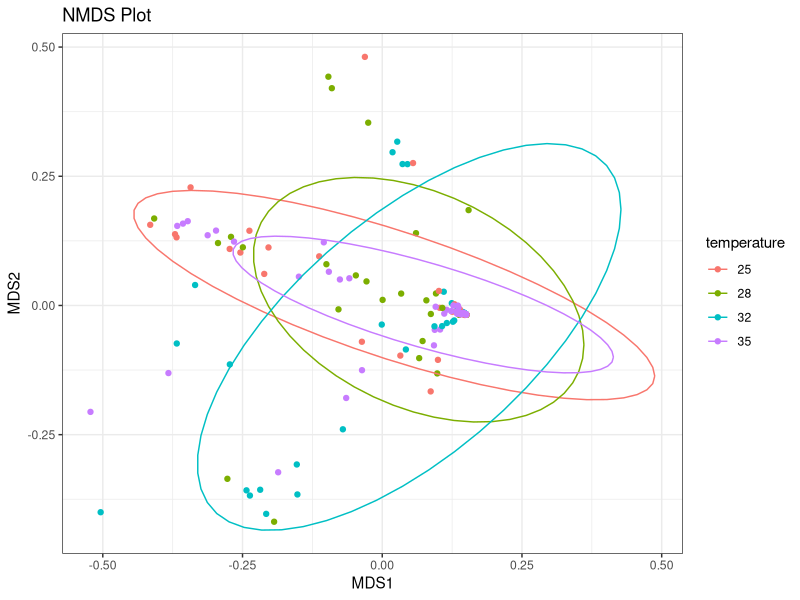
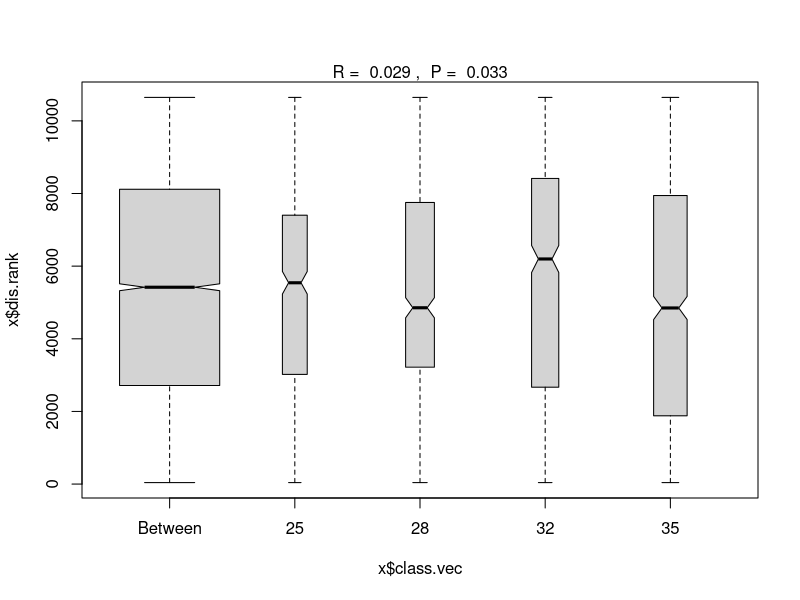
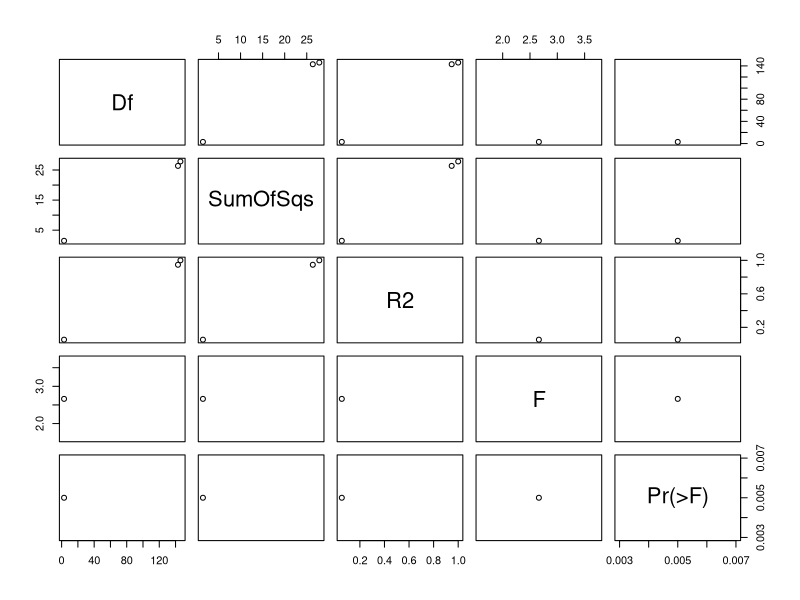
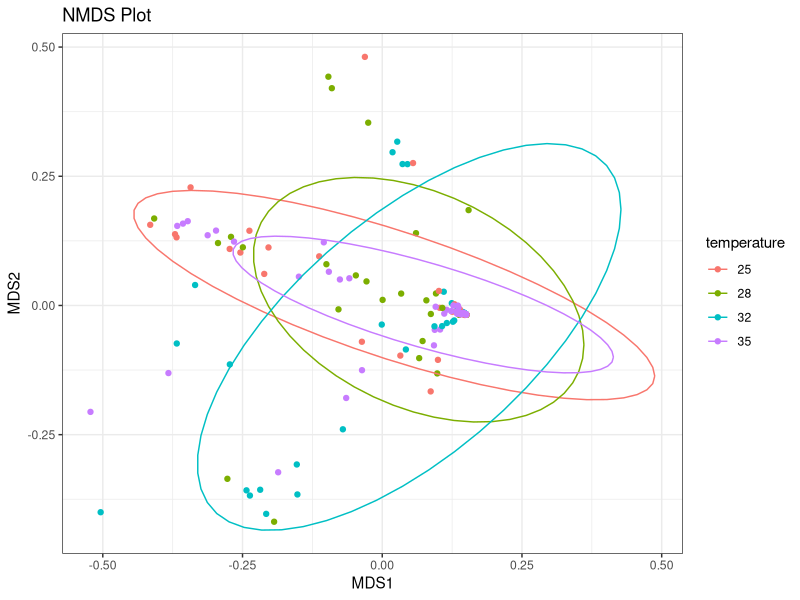

Recreate these plots in R, in order. (Note: this script raises an error after producing the figures.)
library(vegan)
library(ggplot2)

x<-read.csv('Murrieta_nrnt_notEuk.csv', sep=",")
# still some NAs
x[, 6:186][is.na(x[, 6:186])] <- 0

namesD <- as.data.frame(names(x[6:186]))
names(namesD)<-'sample'

rownames(x) <- x[,1] 
scounts <- x[,c(6:186)]

meta<- read.csv('Murrieta.metadata.csv', sep= ',', header=T)
meta <- meta[,c(1,12)]
names(meta)<-c('sample', 'temperature')
table(meta$temperature)
tempTreat <- factor(meta$temperature)

#remove 25-35 variable treatment
meta <- meta[,c(1,2)]
names(meta)<-c('sample', 'temperature')
meta2=meta[meta$temperature != '25-35',]
names(meta2)
table(meta2$temperature)
keep = scounts[, names(scounts) %in% meta2$sample] # here we drop all the columns that aren't in our new metadata
metakeep <- meta2[meta2$sample %in% names(keep),] # here we drop all the rows that aren't in our new metadata

#transpose so samples are rows
t_scounts <- as.data.frame(t(keep))
#rarefy data
min_depth = min(colSums(keep))
t_scounts_rarefied <- as.data.frame(round(rrarefy(t_scounts, min_depth)))
#sqr root transform rarefied table and determine best method calculating distance matrix
sqrt_t_scounts_rarefied = sqrt(t_scounts_rarefied)
rank.tscounts <- rankindex(as.matrix(sqrt_t_scounts_rarefied), t_scounts_rarefied, indices = c("bray", "euclid", "manhattan", "horn"), method = "spearman")
print(paste("The highest rank was given by the", names(sort(rank.tscounts, decreasing = TRUE)[1]), "method."))
scounts_dist = as.matrix((vegdist(t_scounts_rarefied, "horn")))

#NMDS
NMDS = metaMDS(scounts_dist)

#build a data frame with NMDS coordinates and metadata
#but first factor time and temp
meta2$temperature=factor(meta2$temperature,labels=c("25","28","32","35"))
MDS1 = NMDS$points[,1]
MDS2 = NMDS$points[,2]
NMDS = data.frame(MDS1 = MDS1, MDS2 = MDS2, temperature=meta2$temperature)
head(NMDS)
#how do samples fall in ordination space?
ggplot(NMDS, aes(x=MDS1, y=MDS2, col=temperature)) +
  geom_point() +
  stat_ellipse()+
  theme_bw() +
  labs(title = "NMDS Plot")
ggsave("plots/Murrieta_NMDS_infection.png", width = 5, height = 5, units = "in", dpi = 300)


#ANOSIM
#temperature
anosim_temperature = anosim(scounts_dist, meta2$temperature)
anosim_temperature # take a look at results
summary(anosim_temperature)
plot(anosim_temperature)
#all of these showed significance which I think means taht our communities were different frome achother
pdf("plots/Murrieta_ANOSIM_temperature.pdf")
dev.off()

#permANOVA
#temperature
adonis_temperature = adonis2(scounts_dist ~ temperature, metakeep)
adonis_temperature 
summary(adonis_temperature)
plot(adonis_temperature)
#significant for temperature

tempTab <- knitr::kable(adonis_temperature, format = "pipe", digits = 3, caption = "permANOVA table for Murrieta temperature")
kableExtra::save_kable(tempTab, file = "tables/Murrieta_temp_peranova_table.txt")
